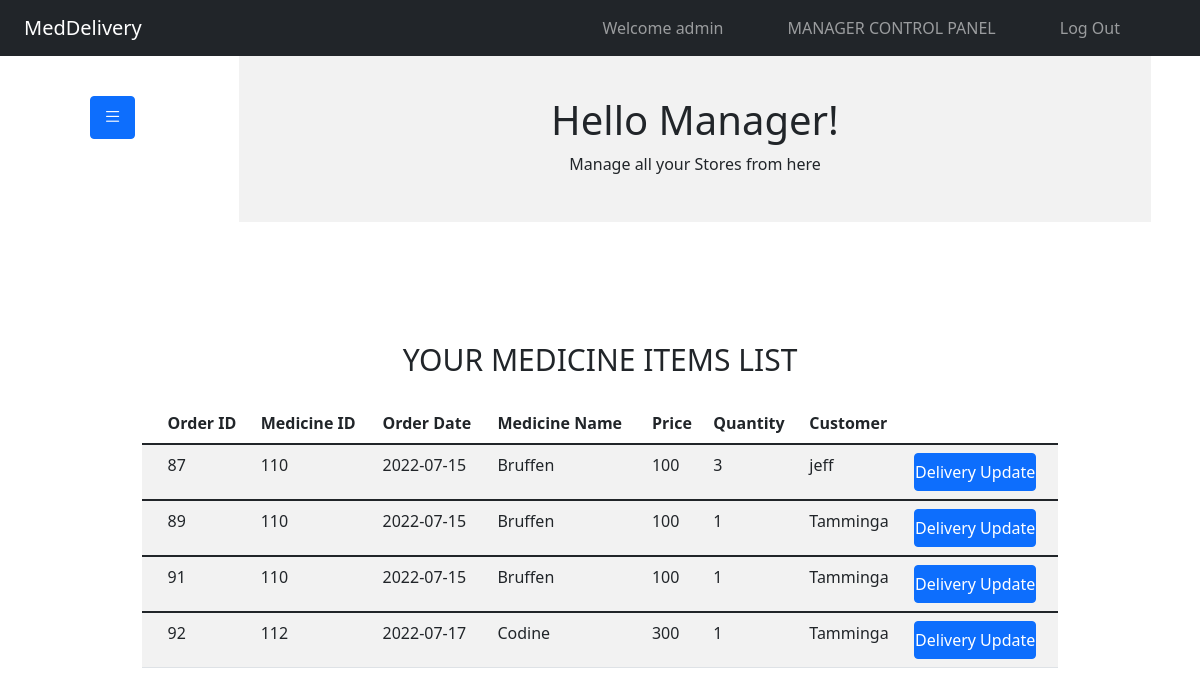
/view_order_details.php (signed in), run on the app's committed database.
### tables this page shows
CREATE TABLE `orders` (
  `order_ID` int(30) NOT NULL,
  `D_ID` int(30) NOT NULL,
  `status` varchar(100) NOT NULL,
  `name` varchar(30) NOT NULL,
  `price` int(30) NOT NULL,
  `quantity` int(30) NOT NULL,
  `order_date` date NOT NULL,
  `username` varchar(30) NOT NULL,
  `S_ID` int(30) NOT NULL
);

### view_order_details.php (the view, shortened to what this page needs)
<?php
include('session_m.php');
include 'nav.php';
?>
    <div class="container">
<div class="row">
    <div class="col-md-2 col-lg-2 mt-5 pt-5">
    <button class="btn btn-primary ms-5" type="button" data-bs-toggle="offcanvas" data-bs-target="#offcanvasWithBothOptions" aria-controls="offcanvasWithBothOptions"><i class="bi bi-list" style="font-size:larger"></i></button>
    </div>
    <div class="col-md-10 col-lg-10 jumbotron mt-5 pt-5">
     <h1>Hello Manager! </h1>
     <p>Manage all your Stores from here</p>
    </div>
  </div>
    </div>
<div class="container">
    <div class="col-xs-3  pt-5 mt-5" style="text-align: center;">
    </div>
    <div class="col-xs-9">
      <div class="form-area" style="padding: 0px 100px 100px 100px;">
        <form action="" method="POST">
        <br style="clear: both">
          <h3 style="margin-bottom: 25px; text-align: center; font-size: 30px;"> YOUR MEDICINE ITEMS LIST </h3>
<?php
$user_check=$_SESSION['login_user1'];
$sql = "SELECT * FROM orders o WHERE o.S_ID IN (SELECT r.S_ID FROM stores r WHERE r.M_ID='$user_check') ORDER BY order_date";
$result = mysqli_query($conn, $sql);
if (mysqli_num_rows($result) > 0)
{
  ?>
  <table class="table  table-striped">
    <thead class="thead-dark">
      <tr>
        <th>  </th>
        <th> Order ID </th>
        <th> Medicine ID </th>
        <th> Order Date </th>
        <th> Medicine Name </th>
        <th> Price </th>
        <th> Quantity </th>
        <th> Customer </th>
      </tr>
    </thead>
    <?PHP
      while($row = mysqli_fetch_assoc($result)){
    ?>
  <tbody>
    <tr>
      <td> <span class="glyphicon glyphicon-menu-right"></span> </td>
      <td><?php echo $row["order_ID"]; ?></td>
      <td ><?php echo $row["D_ID"]; ?></td>
      <td class="ms-auto"><?php echo $row["order_date"]; ?></td>
      <td><?php echo $row["name"]; ?></td>
      <td><?php echo $row["price"]; ?></td>
      <td><?php echo $row["quantity"]; ?></td>
      <td><?php echo $row["username"]; ?></td>
      <td><a href="delivery_status.php?update=<?php echo $row["order_ID"];?>"<button class="btn btn-primary" style="padding: 6px 0   ;">Delivery Update</button></a></td>
    </tr>
  </tbody>
  <?php } ?>
  </table>
    <br>
  <?php } else { ?>
  <h4><center>0 RESULTS</center> </h4>
  <?php } ?>
        </form>
        </div>
    </div>
</div>
<br>
<br>
<br>
<br>
  <?php include 'footer.php';?>

### css/styles.css (style rules this page uses)
a { color: #ffffff; text-decoration: none; }
table { border-collapse: collapse; width: 100%; }
th, td { text-align: left; padding: 8px; }
.jumbotron { background-color:#f2f2f2; text-align: center; width: 80%; margin: auto; padding: 30px; }

### data on the page
orders: order_ID "87", D_ID "110", order_date "2022-07-15", name "Bruffen", price "100", quantity "3", username "jeff"
orders: order_ID "89", D_ID "110", order_date "2022-07-15", name "Bruffen", price "100", quantity "1", username "Tamminga"
orders: order_ID "91", D_ID "110", order_date "2022-07-15", name "Bruffen", price "100", quantity "1", username "Tamminga"
orders: order_ID "92", D_ID "112", order_date "2022-07-17", name "Codine", price "300", quantity "1", username "Tamminga"

### other printed values
$_SESSION['login_user1'] "admin"
